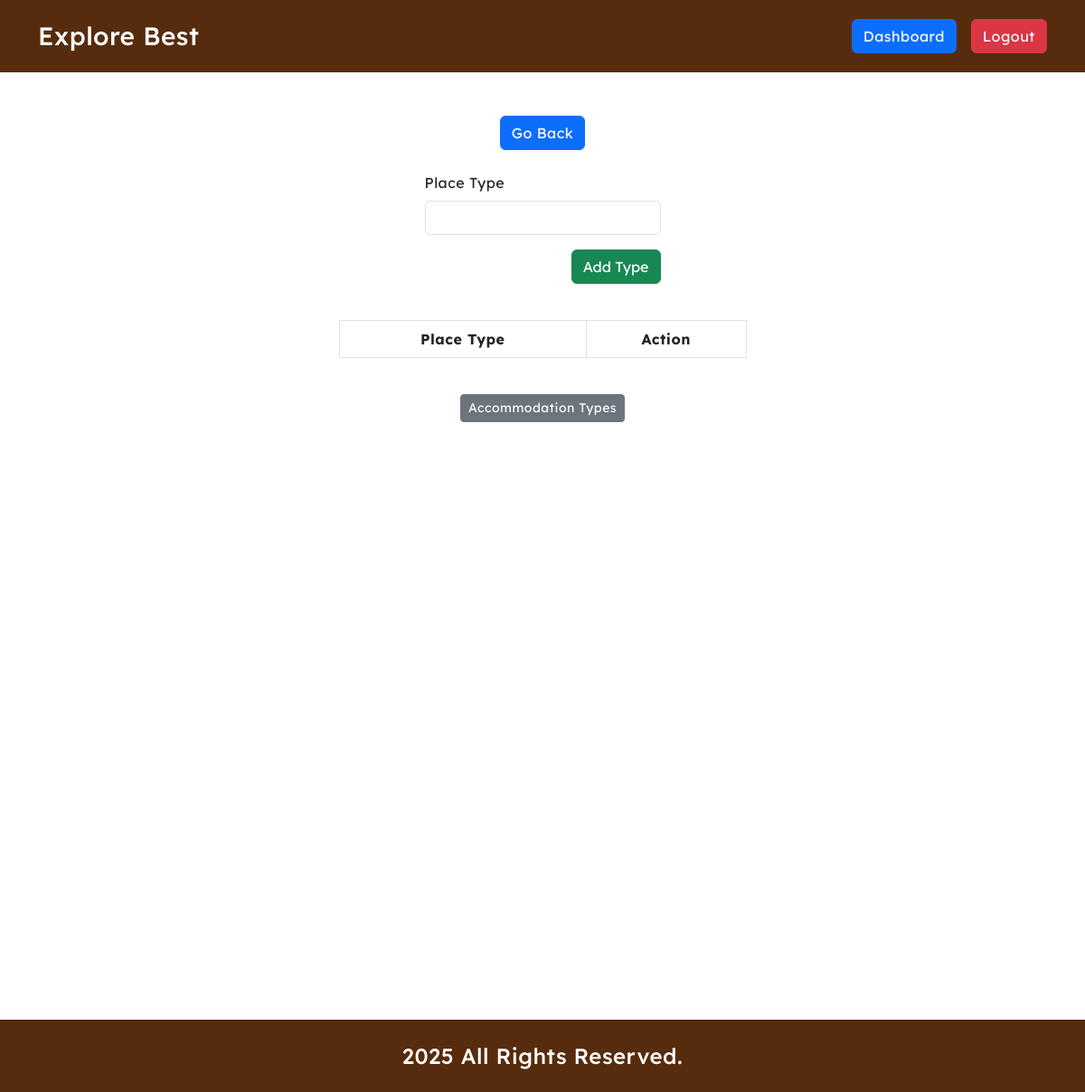
Page /admin_place_types.php (signed in) on the earlier database version.
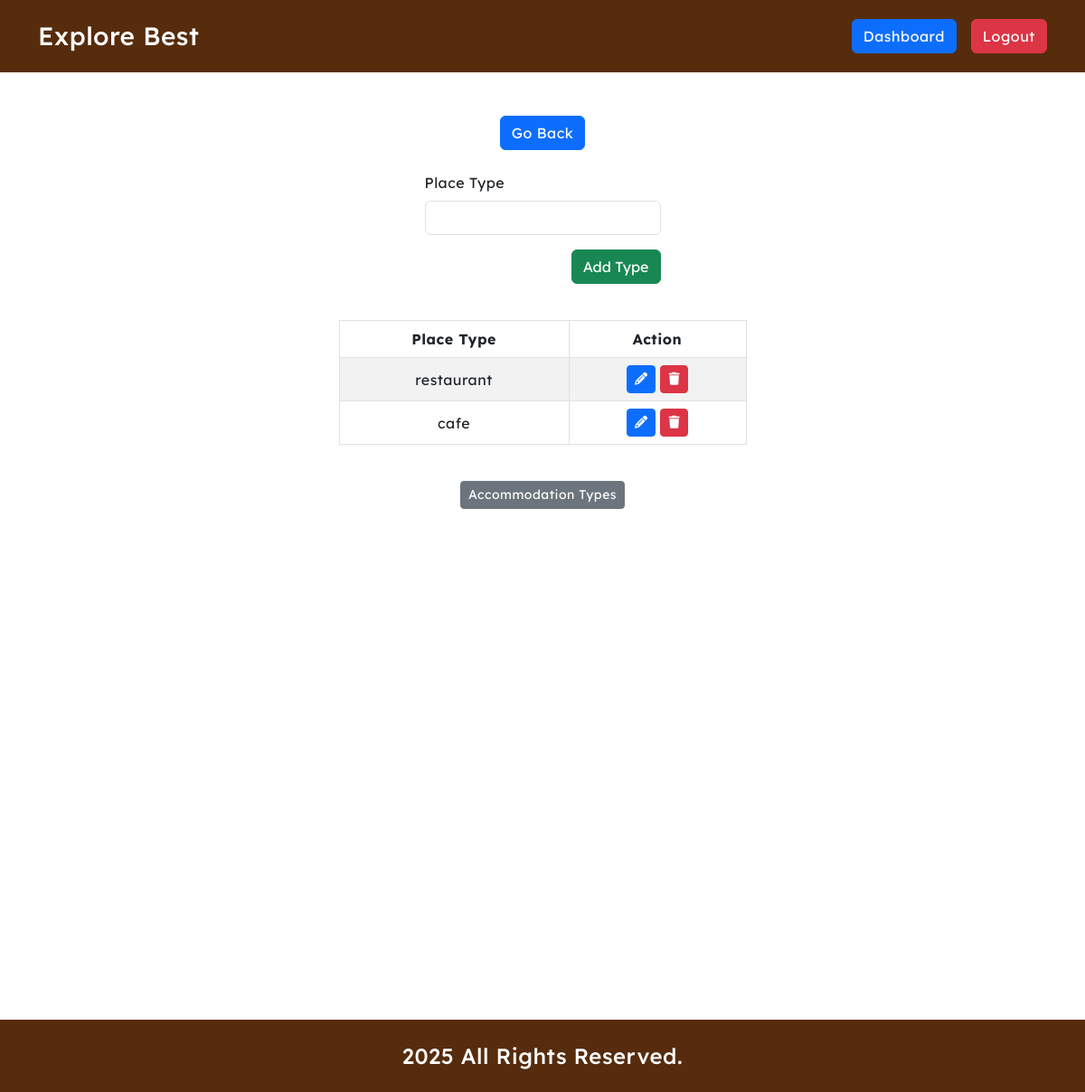
Same page on the later database version.
### tables this page shows
CREATE TABLE `place_types` (
  `id` int(11) NOT NULL,
  `types` varchar(255) NOT NULL DEFAULT 'restaurant'
);

### admin_place_types.php (the view, shortened to what this page needs)
<?php
require_once 'core/database.php';
?>
<!DOCTYPE html>
<html lang="en">
<head>
    <?php include_once "includes/external_css.php"; ?>
</head>
<body id="adminDashboard">
    <?php include_once "includes/header.php"; ?>
    <main>
        <div class="container my-5">
            <div class="row">
                <div class="col-12">
                    <div class="btn_wrapper d-flex justify-content-center gap-2">
                        <a href="./adminDashboard.php" class="btn btn-primary">Go Back</a>
                    </div>
                </div>
            </div>
            <form id="add_place_type_form" class="type_form my-4">
                <div class="row">
                    <div class="col-12 col-md-3 mx-auto">
                        <div class="row">
                            <div class="col-12 mx-auto mb-3">
                                <div class="form-group">
                                    <label for="type" class="form-label">Place Type</label>
                                    <input type="text" name="type" id="type" class="form-control" required>
                                </div>
                            </div>
                            <div class="col-12 mb-3">
                                <div class="form-group d-flex justify-content-end">
                                    <button type="submit" class="btn btn-success">Add Type</button>
                                </div>
                            </div>
                        </div>
                    </div>
                </div>
            </form>
            <div class="row">
                <div class="col-12 col-md-5 mx-auto">
                    <table id="type-table"
                        class="table table-bordered table-striped table-responsive text-center align-middle">
                        <thead>
                            <tr>
                                <th class="text-center">Place Type</th>
                                <th class="text-center">Action</th>
                            </tr>
                        </thead>
                        <tbody>
                            <?php
                            $placeT_Q = $db->query("CALL `get_place_types`()");
                            if ($placeT_Q->num_rows > 0):
                                while ($type = $placeT_Q->fetch_object()): ?>
                                    <tr>
                                        <td><?= $type->types ?></td>
                                        <td>
                                            <a href="#!" data-id="<?= $type->id ?>" data-type="<?= $type->types ?>"
                                                class="btn btn-sm btn-primary btn-upd-type"><i class="fas fa-pencil"></i></a>
                                            <a href="#!" data-id="<?= $type->id ?>" data-table="place_types" data-msg="Type"
                                                class="btn btn-sm btn-danger btn-del"><i class="fas fa-trash"></i></a>
                                        </td>
                                    </tr>
                                    <?php
                                endwhile;
                            endif;
                            ?>
                        </tbody>
                    </table>
                </div>
            </div>
            <div class="row mt-4">
                <div class="col-12 text-center">
                    <a href="#!" class="btn btn-secondary btn-sm">Accommodation Types</a>
                </div>
            </div>
        </div>
    </main>
    <?php include_once "includes/footer.php"; ?>
</body>
</html>

Differences in the rows shown:
added place_types: types "restaurant"
added place_types: types "cafe"
